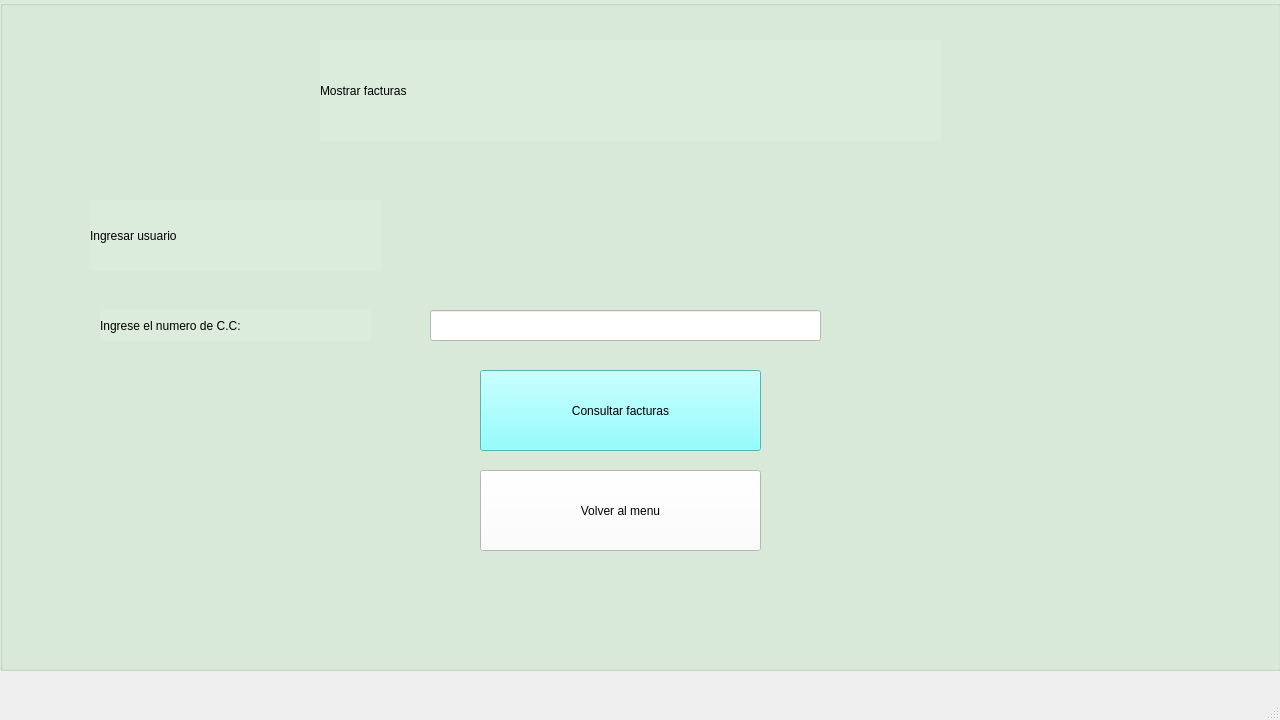
<?xml version="1.0" encoding="UTF-8"?>
<ui version="4.0">
 <class>MainWindow</class>
 <widget class="QMainWindow" name="MainWindow">
  <property name="geometry">
   <rect>
    <x>0</x>
    <y>0</y>
    <width>1280</width>
    <height>720</height>
   </rect>
  </property>
  <property name="minimumSize">
   <size>
    <width>1280</width>
    <height>720</height>
   </size>
  </property>
  <property name="maximumSize">
   <size>
    <width>1280</width>
    <height>720</height>
   </size>
  </property>
  <property name="windowTitle">
   <string>MainWindow</string>
  </property>
  <widget class="QWidget" name="centralwidget">
   <widget class="QGroupBox" name="groupBox">
    <property name="geometry">
     <rect>
      <x>0</x>
      <y>0</y>
      <width>1281</width>
      <height>671</height>
     </rect>
    </property>
    <property name="styleSheet">
     <string notr="true">background-color: rgb(220, 236, 220);</string>
    </property>
    <property name="title">
     <string/>
    </property>
    <widget class="QLabel" name="label">
     <property name="geometry">
      <rect>
       <x>320</x>
       <y>40</y>
       <width>621</width>
       <height>101</height>
      </rect>
     </property>
     <property name="styleSheet">
      <string notr="true">font: 72pt &quot;MS Shell Dlg 2&quot;;
font: 48pt &quot;MS Shell Dlg 2&quot;;</string>
     </property>
     <property name="text">
      <string>Mostrar facturas</string>
     </property>
    </widget>
    <widget class="QPushButton" name="bttn_consultar_facturas">
     <property name="geometry">
      <rect>
       <x>480</x>
       <y>370</y>
       <width>281</width>
       <height>81</height>
      </rect>
     </property>
     <property name="styleSheet">
      <string notr="true">background-color: rgb(255, 255, 255);
background-color: rgb(116, 255, 255);
font: 14pt &quot;MS Shell Dlg 2&quot;;</string>
     </property>
     <property name="text">
      <string>Consultar facturas</string>
     </property>
    </widget>
    <widget class="QLabel" name="label_2">
     <property name="geometry">
      <rect>
       <x>100</x>
       <y>310</y>
       <width>271</width>
       <height>31</height>
      </rect>
     </property>
     <property name="styleSheet">
      <string notr="true">font: 14pt &quot;MS Shell Dlg 2&quot;;</string>
     </property>
     <property name="text">
      <string>Ingrese el numero de C.C:</string>
     </property>
    </widget>
    <widget class="QLineEdit" name="campo_cc">
     <property name="geometry">
      <rect>
       <x>430</x>
       <y>310</y>
       <width>391</width>
       <height>31</height>
      </rect>
     </property>
     <property name="styleSheet">
      <string notr="true">background-color: rgb(255, 255, 255);</string>
     </property>
    </widget>
    <widget class="QPushButton" name="bttn_volver_menu">
     <property name="geometry">
      <rect>
       <x>480</x>
       <y>470</y>
       <width>281</width>
       <height>81</height>
      </rect>
     </property>
     <property name="styleSheet">
      <string notr="true">background-color: rgb(255, 255, 255);
font: 14pt &quot;MS Shell Dlg 2&quot;;</string>
     </property>
     <property name="text">
      <string>Volver al menu</string>
     </property>
    </widget>
    <widget class="QLabel" name="label_3">
     <property name="geometry">
      <rect>
       <x>90</x>
       <y>200</y>
       <width>291</width>
       <height>71</height>
      </rect>
     </property>
     <property name="styleSheet">
      <string notr="true">font: 18pt &quot;MS Shell Dlg 2&quot;;
font: 24pt &quot;MS Shell Dlg 2&quot;;</string>
     </property>
     <property name="text">
      <string>Ingresar usuario</string>
     </property>
    </widget>
   </widget>
  </widget>
  <widget class="QMenuBar" name="menubar">
   <property name="geometry">
    <rect>
     <x>0</x>
     <y>0</y>
     <width>1280</width>
     <height>26</height>
    </rect>
   </property>
  </widget>
  <widget class="QStatusBar" name="statusbar"/>
 </widget>
 <resources/>
 <connections/>
</ui>
